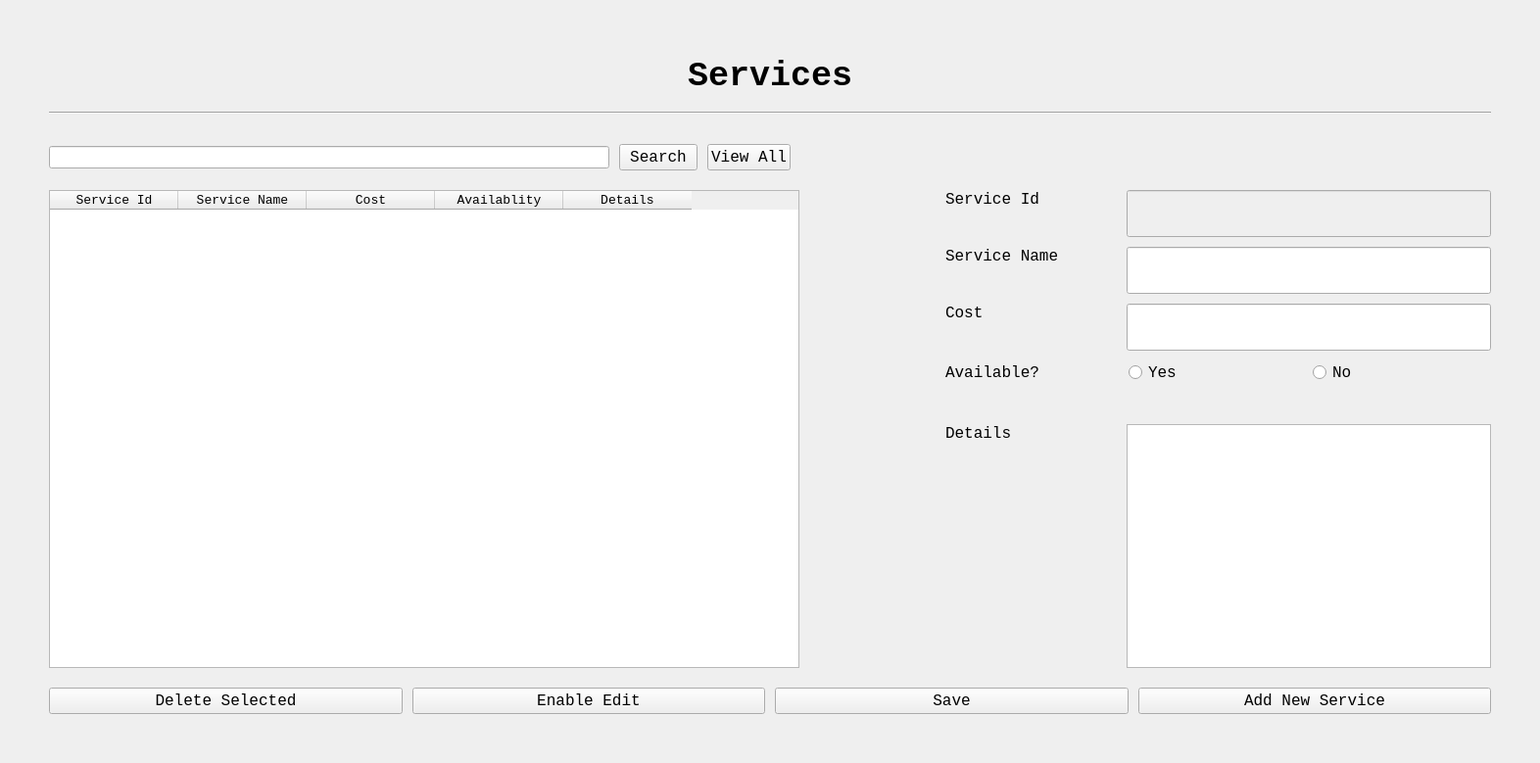
<?xml version="1.0" encoding="UTF-8"?>
<ui version="4.0">
 <class>ServiceUI_Window</class>
 <widget class="QMainWindow" name="ServiceUI_Window">
  <property name="geometry">
   <rect>
    <x>0</x>
    <y>0</y>
    <width>1572</width>
    <height>779</height>
   </rect>
  </property>
  <property name="font">
   <font>
    <pointsize>26</pointsize>
   </font>
  </property>
  <property name="windowTitle">
   <string>MainWindow</string>
  </property>
  <widget class="QWidget" name="centralwidget">
   <layout class="QVBoxLayout" name="verticalLayout_4">
    <property name="spacing">
     <number>10</number>
    </property>
    <property name="leftMargin">
     <number>20</number>
    </property>
    <property name="topMargin">
     <number>20</number>
    </property>
    <property name="rightMargin">
     <number>20</number>
    </property>
    <property name="bottomMargin">
     <number>20</number>
    </property>
    <item>
     <layout class="QVBoxLayout" name="verticalLayout_3" stretch="10,0,10,90,10">
      <property name="spacing">
       <number>10</number>
      </property>
      <property name="leftMargin">
       <number>30</number>
      </property>
      <property name="topMargin">
       <number>30</number>
      </property>
      <property name="rightMargin">
       <number>30</number>
      </property>
      <property name="bottomMargin">
       <number>30</number>
      </property>
      <item>
       <layout class="QVBoxLayout" name="verticalLayout">
        <item>
         <widget class="QLabel" name="ServiceLebel1">
          <property name="font">
           <font>
            <family>Courier New</family>
            <pointsize>26</pointsize>
            <weight>75</weight>
            <bold>true</bold>
           </font>
          </property>
          <property name="text">
           <string>Services</string>
          </property>
          <property name="alignment">
           <set>Qt::AlignCenter</set>
          </property>
         </widget>
        </item>
       </layout>
      </item>
      <item>
       <widget class="Line" name="line">
        <property name="orientation">
         <enum>Qt::Horizontal</enum>
        </property>
       </widget>
      </item>
      <item>
       <layout class="QHBoxLayout" name="horizontalLayout" stretch="40,5,5,50">
        <property name="topMargin">
         <number>20</number>
        </property>
        <property name="rightMargin">
         <number>0</number>
        </property>
        <property name="bottomMargin">
         <number>10</number>
        </property>
        <item>
         <widget class="QLineEdit" name="line_service_search">
          <property name="font">
           <font>
            <pointsize>10</pointsize>
           </font>
          </property>
         </widget>
        </item>
        <item>
         <widget class="QPushButton" name="button_service_search">
          <property name="font">
           <font>
            <family>Courier New</family>
            <pointsize>12</pointsize>
           </font>
          </property>
          <property name="cursor">
           <cursorShape>PointingHandCursor</cursorShape>
          </property>
          <property name="text">
           <string>Search</string>
          </property>
         </widget>
        </item>
        <item>
         <widget class="QPushButton" name="button_service_view_all">
          <property name="font">
           <font>
            <family>Courier New</family>
            <pointsize>12</pointsize>
           </font>
          </property>
          <property name="cursor">
           <cursorShape>PointingHandCursor</cursorShape>
          </property>
          <property name="text">
           <string>View All</string>
          </property>
         </widget>
        </item>
        <item>
         <spacer name="horizontalSpacer_3">
          <property name="orientation">
           <enum>Qt::Horizontal</enum>
          </property>
          <property name="sizeHint" stdset="0">
           <size>
            <width>40</width>
            <height>20</height>
           </size>
          </property>
         </spacer>
        </item>
       </layout>
      </item>
      <item>
       <layout class="QHBoxLayout" name="horizontalLayout_7" stretch="55,10,40">
        <item>
         <widget class="QTableWidget" name="table_service">
          <property name="minimumSize">
           <size>
            <width>449</width>
            <height>0</height>
           </size>
          </property>
          <property name="font">
           <font>
            <family>Courier New</family>
            <pointsize>12</pointsize>
           </font>
          </property>
          <attribute name="horizontalHeaderDefaultSectionSize">
           <number>131</number>
          </attribute>
          <column>
           <property name="text">
            <string>Service Id</string>
           </property>
           <property name="font">
            <font>
             <pointsize>10</pointsize>
            </font>
           </property>
          </column>
          <column>
           <property name="text">
            <string>Service Name</string>
           </property>
           <property name="font">
            <font>
             <pointsize>10</pointsize>
            </font>
           </property>
          </column>
          <column>
           <property name="text">
            <string>Cost</string>
           </property>
           <property name="font">
            <font>
             <pointsize>10</pointsize>
            </font>
           </property>
          </column>
          <column>
           <property name="text">
            <string>Availablity</string>
           </property>
           <property name="font">
            <font>
             <pointsize>10</pointsize>
            </font>
           </property>
          </column>
          <column>
           <property name="text">
            <string>Details</string>
           </property>
           <property name="font">
            <font>
             <pointsize>10</pointsize>
            </font>
           </property>
          </column>
         </widget>
        </item>
        <item>
         <spacer name="horizontalSpacer">
          <property name="orientation">
           <enum>Qt::Horizontal</enum>
          </property>
          <property name="sizeHint" stdset="0">
           <size>
            <width>40</width>
            <height>20</height>
           </size>
          </property>
         </spacer>
        </item>
        <item>
         <layout class="QVBoxLayout" name="verticalLayout_2">
          <item>
           <layout class="QHBoxLayout" name="horizontalLayout_2" stretch="30,64">
            <item>
             <widget class="QLabel" name="ServiceIdLebel">
              <property name="font">
               <font>
                <family>Courier New</family>
                <pointsize>12</pointsize>
               </font>
              </property>
              <property name="text">
               <string>Service Id</string>
              </property>
              <property name="alignment">
               <set>Qt::AlignLeading|Qt::AlignLeft|Qt::AlignTop</set>
              </property>
             </widget>
            </item>
            <item>
             <widget class="QLineEdit" name="line_service_id">
              <property name="enabled">
               <bool>false</bool>
              </property>
             </widget>
            </item>
           </layout>
          </item>
          <item>
           <layout class="QHBoxLayout" name="horizontalLayout_3" stretch="30,64">
            <item>
             <widget class="QLabel" name="ServiceNameLebel">
              <property name="font">
               <font>
                <family>Courier New</family>
                <pointsize>12</pointsize>
               </font>
              </property>
              <property name="text">
               <string>Service Name</string>
              </property>
              <property name="alignment">
               <set>Qt::AlignLeading|Qt::AlignLeft|Qt::AlignTop</set>
              </property>
             </widget>
            </item>
            <item>
             <widget class="QLineEdit" name="line_service_name"/>
            </item>
           </layout>
          </item>
          <item>
           <layout class="QHBoxLayout" name="horizontalLayout_4" stretch="30,64">
            <item>
             <widget class="QLabel" name="CostLebel">
              <property name="font">
               <font>
                <family>Courier New</family>
                <pointsize>12</pointsize>
               </font>
              </property>
              <property name="text">
               <string>Cost</string>
              </property>
              <property name="alignment">
               <set>Qt::AlignLeading|Qt::AlignLeft|Qt::AlignTop</set>
              </property>
             </widget>
            </item>
            <item>
             <widget class="QLineEdit" name="line_service_cost"/>
            </item>
           </layout>
          </item>
          <item>
           <layout class="QHBoxLayout" name="horizontalLayout_5">
            <property name="rightMargin">
             <number>5</number>
            </property>
            <property name="bottomMargin">
             <number>30</number>
            </property>
            <item>
             <widget class="QLabel" name="AvailabilityLebel">
              <property name="font">
               <font>
                <family>Courier New</family>
                <pointsize>12</pointsize>
               </font>
              </property>
              <property name="text">
               <string>Available?</string>
              </property>
             </widget>
            </item>
            <item>
             <widget class="QRadioButton" name="rb_service_available">
              <property name="font">
               <font>
                <family>Courier New</family>
                <pointsize>12</pointsize>
               </font>
              </property>
              <property name="text">
               <string>Yes</string>
              </property>
             </widget>
            </item>
            <item>
             <widget class="QRadioButton" name="rb_service_unavailable">
              <property name="font">
               <font>
                <family>Courier New</family>
                <pointsize>12</pointsize>
               </font>
              </property>
              <property name="text">
               <string>No</string>
              </property>
             </widget>
            </item>
           </layout>
          </item>
          <item>
           <layout class="QHBoxLayout" name="horizontalLayout_6" stretch="30,64">
            <item>
             <widget class="QLabel" name="DetailsLebel">
              <property name="font">
               <font>
                <family>Courier New</family>
                <pointsize>12</pointsize>
               </font>
              </property>
              <property name="text">
               <string>Details</string>
              </property>
              <property name="alignment">
               <set>Qt::AlignLeading|Qt::AlignLeft|Qt::AlignTop</set>
              </property>
             </widget>
            </item>
            <item>
             <widget class="QPlainTextEdit" name="pte_service_details"/>
            </item>
           </layout>
          </item>
         </layout>
        </item>
       </layout>
      </item>
      <item>
       <layout class="QHBoxLayout" name="horizontalLayout_8">
        <property name="spacing">
         <number>10</number>
        </property>
        <property name="topMargin">
         <number>10</number>
        </property>
        <item>
         <widget class="QPushButton" name="button_service_delete">
          <property name="font">
           <font>
            <family>Courier New</family>
            <pointsize>12</pointsize>
           </font>
          </property>
          <property name="text">
           <string>Delete Selected</string>
          </property>
         </widget>
        </item>
        <item>
         <widget class="QPushButton" name="button_service_cancel">
          <property name="font">
           <font>
            <family>Courier New</family>
            <pointsize>12</pointsize>
           </font>
          </property>
          <property name="text">
           <string>Enable Edit</string>
          </property>
         </widget>
        </item>
        <item>
         <widget class="QPushButton" name="button_service_save">
          <property name="font">
           <font>
            <family>Courier New</family>
            <pointsize>12</pointsize>
           </font>
          </property>
          <property name="text">
           <string>Save</string>
          </property>
         </widget>
        </item>
        <item>
         <widget class="QPushButton" name="button_service_add">
          <property name="font">
           <font>
            <family>Courier New</family>
            <pointsize>12</pointsize>
           </font>
          </property>
          <property name="text">
           <string>Add New Service</string>
          </property>
         </widget>
        </item>
       </layout>
      </item>
     </layout>
    </item>
   </layout>
  </widget>
 </widget>
 <resources/>
 <connections/>
</ui>
